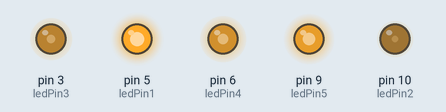
Recording of a sketch running on a simulated Arduino Uno, built with avr-gcc and run on an emulated ATmega328P. Shown: output pins drawn as LEDs (lit = HIGH).

Above: at 0.1 s.
Timing chart, 0 to 1.6 s (numbered marks = the images above):
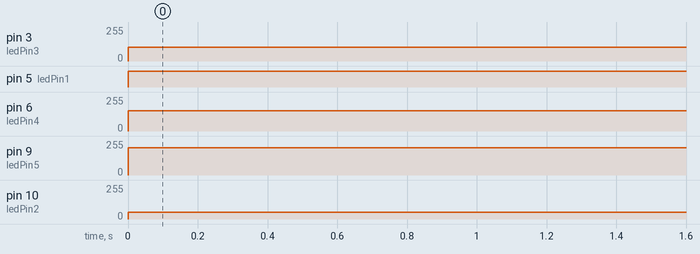

The sketch:

BlinkLEDROUGE.ino
```cpp
//Constants, here each Pin which will be used
const int ledPin1 = 5;
const int ledPin2 = 10;
const int ledPin3 = 3;
const int ledPin4 = 6;
const int ledPin5 = 9;

//Give the intensities for each LED : 64 = 25%, 127 = 50%, 191 = 75%, 255 = 100%
int val1 = 255; //100%
int val2 = 51; //20%
int val3 = 102; //40%
int val4 = 153; //60%
int val5 = 204; //80%

void setup() {
  // Initialise each Pin as an output with pinMode()
  pinMode(ledPin1, OUTPUT);
  pinMode(ledPin2, OUTPUT);
  pinMode(ledPin2, OUTPUT);
}

void loop() { // Give to each Pin a value, here an intensity
  analogWrite(ledPin1, val1);
  analogWrite(ledPin2, val2);
  analogWrite(ledPin3, val3);
  analogWrite(ledPin4, val4);
  analogWrite(ledPin5, val5);
}
```

Measured:
- by itself, pin 3 (ledPin3): 0/255 → 102/255 at 0.00 s
- by itself, pin 5 (ledPin1): LOW → HIGH at 0.00 s
- by itself, pin 6 (ledPin4): 0/255 → 153/255 at 0.00 s
- by itself, pin 9 (ledPin5): 0/255 → 204/255 at 0.00 s
- by itself, pin 10 (ledPin2): 0/255 → 51/255 at 0.00 s
